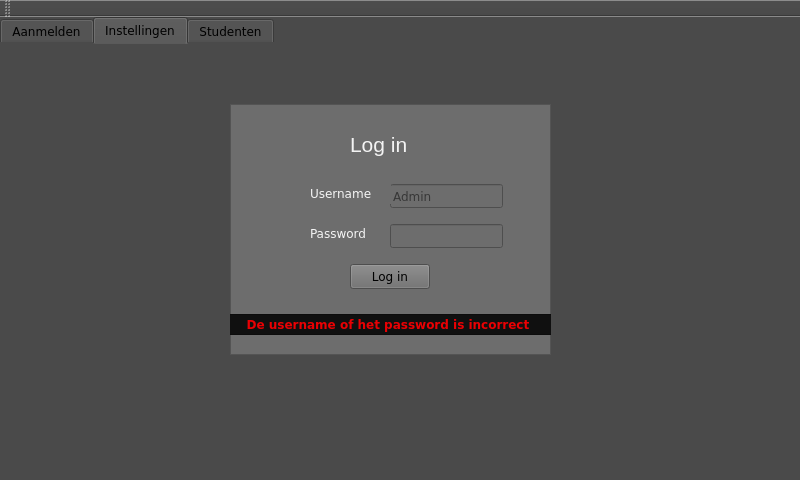
<?xml version="1.0" encoding="UTF-8"?>
<ui version="4.0">
 <class>MainWindow</class>
 <widget class="QMainWindow" name="MainWindow">
  <property name="geometry">
   <rect>
    <x>0</x>
    <y>0</y>
    <width>800</width>
    <height>480</height>
   </rect>
  </property>
  <property name="windowTitle">
   <string>MainWindow</string>
  </property>
  <property name="styleSheet">
   <string notr="true">background-color: rgb(74, 74, 74);</string>
  </property>
  <widget class="QWidget" name="centralWidget">
   <widget class="QTabWidget" name="Tabs">
    <property name="geometry">
     <rect>
      <x>0</x>
      <y>0</y>
      <width>811</width>
      <height>441</height>
     </rect>
    </property>
    <property name="font">
     <font>
      <family>DejaVu Sans</family>
     </font>
    </property>
    <property name="styleSheet">
     <string notr="true">background-color: rgb(74, 74, 74);
border-color: rgb(6, 6, 6);</string>
    </property>
    <property name="currentIndex">
     <number>1</number>
    </property>
    <widget class="QWidget" name="aanmelden">
     <attribute name="title">
      <string>Aanmelden</string>
     </attribute>
     <widget class="QLabel" name="label">
      <property name="geometry">
       <rect>
        <x>10</x>
        <y>80</y>
        <width>791</width>
        <height>81</height>
       </rect>
      </property>
      <property name="font">
       <font>
        <family>DejaVu Sans</family>
        <pointsize>16</pointsize>
       </font>
      </property>
      <property name="styleSheet">
       <string notr="true">background-color: rgb(74, 74, 74);
</string>
      </property>
      <property name="text">
       <string>&lt;html&gt;&lt;head/&gt;&lt;body&gt;&lt;p&gt;&lt;span style=&quot; color:#fafafa;&quot;&gt;Gelieve uw studentenkaart op de kaartlezer te leggen&lt;/span&gt;&lt;/p&gt;&lt;/body&gt;&lt;/html&gt;</string>
      </property>
      <property name="margin">
       <number>4</number>
      </property>
     </widget>
     <widget class="QPushButton" name="Studentaanmelden">
      <property name="geometry">
       <rect>
        <x>550</x>
        <y>180</y>
        <width>161</width>
        <height>71</height>
       </rect>
      </property>
      <property name="font">
       <font>
        <family>DejaVu Sans</family>
       </font>
      </property>
      <property name="styleSheet">
       <string notr="true">background-color: rgb(50, 50, 50);
color: rgb(255, 255, 255);</string>
      </property>
      <property name="text">
       <string>Aanmelden</string>
      </property>
     </widget>
     <widget class="QWidget" name="widget" native="true">
      <property name="geometry">
       <rect>
        <x>50</x>
        <y>230</y>
        <width>231</width>
        <height>131</height>
       </rect>
      </property>
      <property name="font">
       <font>
        <family>DejaVu Sans</family>
       </font>
      </property>
      <property name="styleSheet">
       <string notr="true">image: url(:/1314_logo_pxl_tech.png);</string>
      </property>
     </widget>
    </widget>
    <widget class="QWidget" name="Instellingen">
     <attribute name="title">
      <string>Instellingen</string>
     </attribute>
     <widget class="QStackedWidget" name="Inlogwidget">
      <property name="geometry">
       <rect>
        <x>-20</x>
        <y>-10</y>
        <width>821</width>
        <height>411</height>
       </rect>
      </property>
      <property name="font">
       <font>
        <family>DejaVu Sans</family>
       </font>
      </property>
      <property name="styleSheet">
       <string notr="true">background-color: rgb(74, 74, 74);
border-color: rgb(8, 8, 8);</string>
      </property>
      <property name="currentIndex">
       <number>0</number>
      </property>
      <widget class="QWidget" name="page">
       <widget class="QFrame" name="LoginBlokje">
        <property name="geometry">
         <rect>
          <x>250</x>
          <y>70</y>
          <width>321</width>
          <height>251</height>
         </rect>
        </property>
        <property name="font">
         <font>
          <family>DejaVu Sans</family>
         </font>
        </property>
        <property name="styleSheet">
         <string notr="true">background-color: rgb(109, 109, 109);</string>
        </property>
        <property name="frameShape">
         <enum>QFrame::StyledPanel</enum>
        </property>
        <property name="frameShadow">
         <enum>QFrame::Raised</enum>
        </property>
        <widget class="QLabel" name="label_2">
         <property name="geometry">
          <rect>
           <x>120</x>
           <y>20</y>
           <width>81</width>
           <height>41</height>
          </rect>
         </property>
         <property name="font">
          <font>
           <family>MS Shell Dlg 2</family>
           <pointsize>16</pointsize>
           <weight>50</weight>
           <italic>false</italic>
           <bold>false</bold>
          </font>
         </property>
         <property name="styleSheet">
          <string notr="true">font: 16pt &quot;MS Shell Dlg 2&quot;;</string>
         </property>
         <property name="text">
          <string>&lt;html&gt;&lt;head/&gt;&lt;body&gt;&lt;p&gt;&lt;span style=&quot; color:#f3f3f3;&quot;&gt;Log in&lt;/span&gt;&lt;/p&gt;&lt;/body&gt;&lt;/html&gt;</string>
         </property>
        </widget>
        <widget class="QLineEdit" name="Admin">
         <property name="geometry">
          <rect>
           <x>160</x>
           <y>80</y>
           <width>113</width>
           <height>24</height>
          </rect>
         </property>
         <property name="font">
          <font>
           <family>DejaVu Sans</family>
          </font>
         </property>
         <property name="styleSheet">
          <string notr="true">border-color: rgb(12, 12, 12);</string>
         </property>
         <property name="inputMask">
          <string/>
         </property>
         <property name="text">
          <string/>
         </property>
         <property name="frame">
          <bool>true</bool>
         </property>
         <property name="placeholderText">
          <string>Admin</string>
         </property>
        </widget>
        <widget class="QLineEdit" name="Wachtwoord">
         <property name="geometry">
          <rect>
           <x>160</x>
           <y>120</y>
           <width>113</width>
           <height>24</height>
          </rect>
         </property>
         <property name="font">
          <font>
           <family>DejaVu Sans</family>
          </font>
         </property>
         <property name="styleSheet">
          <string notr="true">border-color: rgb(2, 2, 2);</string>
         </property>
         <property name="echoMode">
          <enum>QLineEdit::Password</enum>
         </property>
        </widget>
        <widget class="QLabel" name="label_3">
         <property name="geometry">
          <rect>
           <x>80</x>
           <y>80</y>
           <width>81</width>
           <height>20</height>
          </rect>
         </property>
         <property name="font">
          <font>
           <family>DejaVu Sans</family>
          </font>
         </property>
         <property name="text">
          <string>&lt;html&gt;&lt;head/&gt;&lt;body&gt;&lt;p&gt;&lt;span style=&quot; color:#f5f5f5;&quot;&gt;Username&lt;/span&gt;&lt;/p&gt;&lt;/body&gt;&lt;/html&gt;</string>
         </property>
        </widget>
        <widget class="QLabel" name="label_4">
         <property name="geometry">
          <rect>
           <x>80</x>
           <y>120</y>
           <width>71</width>
           <height>20</height>
          </rect>
         </property>
         <property name="font">
          <font>
           <family>DejaVu Sans</family>
          </font>
         </property>
         <property name="text">
          <string>&lt;html&gt;&lt;head/&gt;&lt;body&gt;&lt;p&gt;&lt;span style=&quot; color:#f5f5f5;&quot;&gt;Password&lt;/span&gt;&lt;/p&gt;&lt;/body&gt;&lt;/html&gt;</string>
         </property>
        </widget>
        <widget class="QPushButton" name="Inloggen">
         <property name="geometry">
          <rect>
           <x>120</x>
           <y>160</y>
           <width>80</width>
           <height>25</height>
          </rect>
         </property>
         <property name="font">
          <font>
           <family>DejaVu Sans</family>
          </font>
         </property>
         <property name="text">
          <string>Log in</string>
         </property>
        </widget>
        <widget class="QLabel" name="ErrorLabel">
         <property name="enabled">
          <bool>true</bool>
         </property>
         <property name="geometry">
          <rect>
           <x>-9</x>
           <y>210</y>
           <width>331</width>
           <height>21</height>
          </rect>
         </property>
         <property name="font">
          <font>
           <family>DejaVu Sans</family>
          </font>
         </property>
         <property name="styleSheet">
          <string notr="true">background-color: rgb(16, 16, 16);</string>
         </property>
         <property name="inputMethodHints">
          <set>Qt::ImhNone</set>
         </property>
         <property name="frameShape">
          <enum>QFrame::StyledPanel</enum>
         </property>
         <property name="frameShadow">
          <enum>QFrame::Sunken</enum>
         </property>
         <property name="text">
          <string>&lt;html&gt;&lt;head/&gt;&lt;body&gt;&lt;p align=&quot;center&quot;&gt;&lt;span style=&quot; font-weight:600; color:#ea0003;&quot;&gt;De username of het password is incorrect&lt;/span&gt;&lt;/p&gt;&lt;/body&gt;&lt;/html&gt;</string>
         </property>
         <property name="textFormat">
          <enum>Qt::RichText</enum>
         </property>
         <property name="margin">
          <number>0</number>
         </property>
        </widget>
        <zorder>ErrorLabel</zorder>
        <zorder>label_2</zorder>
        <zorder>Admin</zorder>
        <zorder>Wachtwoord</zorder>
        <zorder>label_3</zorder>
        <zorder>label_4</zorder>
        <zorder>Inloggen</zorder>
       </widget>
      </widget>
      <widget class="QWidget" name="page_2">
       <widget class="QCheckBox" name="Internettoegang">
        <property name="geometry">
         <rect>
          <x>40</x>
          <y>60</y>
          <width>211</width>
          <height>21</height>
         </rect>
        </property>
        <property name="font">
         <font>
          <family>DejaVu Sans</family>
         </font>
        </property>
        <property name="text">
         <string>Alle websites blokkeren</string>
        </property>
        <property name="iconSize">
         <size>
          <width>50</width>
          <height>50</height>
         </size>
        </property>
       </widget>
       <widget class="QTextEdit" name="Websites">
        <property name="geometry">
         <rect>
          <x>40</x>
          <y>140</y>
          <width>271</width>
          <height>201</height>
         </rect>
        </property>
        <property name="font">
         <font>
          <family>DejaVu Sans</family>
         </font>
        </property>
       </widget>
       <widget class="QLabel" name="label_9">
        <property name="geometry">
         <rect>
          <x>50</x>
          <y>120</y>
          <width>141</width>
          <height>16</height>
         </rect>
        </property>
        <property name="font">
         <font>
          <family>DejaVu Sans</family>
         </font>
        </property>
        <property name="text">
         <string>&lt;html&gt;&lt;head/&gt;&lt;body&gt;&lt;p&gt;&lt;span style=&quot; color:#ffffff;&quot;&gt;Blacklist websites:&lt;/span&gt;&lt;/p&gt;&lt;/body&gt;&lt;/html&gt;</string>
        </property>
       </widget>
       <widget class="QPushButton" name="Uitloggen">
        <property name="geometry">
         <rect>
          <x>620</x>
          <y>270</y>
          <width>141</width>
          <height>61</height>
         </rect>
        </property>
        <property name="font">
         <font>
          <family>DejaVu Sans</family>
          <pointsize>8</pointsize>
          <weight>50</weight>
          <italic>false</italic>
          <bold>false</bold>
         </font>
        </property>
        <property name="styleSheet">
         <string notr="true">font: 8pt &quot;DejaVu Sans&quot;;
color: rgb(255, 255, 255);</string>
        </property>
        <property name="text">
         <string>Log out</string>
        </property>
       </widget>
      </widget>
     </widget>
    </widget>
    <widget class="QWidget" name="Studenten">
     <attribute name="title">
      <string>Studenten</string>
     </attribute>
     <widget class="QColumnView" name="InfoStudenten">
      <property name="geometry">
       <rect>
        <x>50</x>
        <y>60</y>
        <width>691</width>
        <height>301</height>
       </rect>
      </property>
      <property name="font">
       <font>
        <family>DejaVu Sans</family>
       </font>
      </property>
     </widget>
     <widget class="QLabel" name="label_5">
      <property name="geometry">
       <rect>
        <x>70</x>
        <y>30</y>
        <width>141</width>
        <height>16</height>
       </rect>
      </property>
      <property name="font">
       <font>
        <family>DejaVu Sans</family>
       </font>
      </property>
      <property name="text">
       <string>&lt;html&gt;&lt;head/&gt;&lt;body&gt;&lt;p&gt;&lt;span style=&quot; color:#ffffff;&quot;&gt;Studentennummer&lt;/span&gt;&lt;/p&gt;&lt;/body&gt;&lt;/html&gt;</string>
      </property>
     </widget>
     <widget class="QLabel" name="label_6">
      <property name="geometry">
       <rect>
        <x>590</x>
        <y>30</y>
        <width>121</width>
        <height>16</height>
       </rect>
      </property>
      <property name="font">
       <font>
        <family>DejaVu Sans</family>
       </font>
      </property>
      <property name="text">
       <string>&lt;html&gt;&lt;head/&gt;&lt;body&gt;&lt;p&gt;&lt;span style=&quot; color:#ffffff;&quot;&gt;Tijd van inloggen&lt;/span&gt;&lt;/p&gt;&lt;/body&gt;&lt;/html&gt;</string>
      </property>
     </widget>
     <widget class="QLabel" name="label_7">
      <property name="geometry">
       <rect>
        <x>270</x>
        <y>30</y>
        <width>81</width>
        <height>16</height>
       </rect>
      </property>
      <property name="font">
       <font>
        <family>DejaVu Sans</family>
       </font>
      </property>
      <property name="text">
       <string>&lt;html&gt;&lt;head/&gt;&lt;body&gt;&lt;p&gt;&lt;span style=&quot; color:#ffffff;&quot;&gt;Naam&lt;/span&gt;&lt;/p&gt;&lt;/body&gt;&lt;/html&gt;</string>
      </property>
     </widget>
     <widget class="QLabel" name="label_8">
      <property name="geometry">
       <rect>
        <x>430</x>
        <y>30</y>
        <width>71</width>
        <height>16</height>
       </rect>
      </property>
      <property name="font">
       <font>
        <family>DejaVu Sans</family>
       </font>
      </property>
      <property name="text">
       <string>&lt;html&gt;&lt;head/&gt;&lt;body&gt;&lt;p&gt;&lt;span style=&quot; color:#ffffff;&quot;&gt;Groep&lt;/span&gt;&lt;/p&gt;&lt;/body&gt;&lt;/html&gt;</string>
      </property>
     </widget>
    </widget>
   </widget>
  </widget>
  <widget class="QMenuBar" name="menuBar">
   <property name="geometry">
    <rect>
     <x>0</x>
     <y>0</y>
     <width>800</width>
     <height>25</height>
    </rect>
   </property>
  </widget>
  <widget class="QToolBar" name="mainToolBar">
   <property name="font">
    <font>
     <family>DejaVu Sans Mono</family>
    </font>
   </property>
   <attribute name="toolBarArea">
    <enum>TopToolBarArea</enum>
   </attribute>
   <attribute name="toolBarBreak">
    <bool>false</bool>
   </attribute>
  </widget>
  <widget class="QStatusBar" name="statusBar"/>
 </widget>
 <layoutdefault spacing="6" margin="11"/>
 <resources/>
 <connections/>
</ui>
